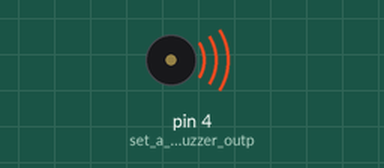
A sketch run on a simulated Arduino Uno, built with avr-gcc and run on an emulated ATmega328P. On the bench: buzzer (waves = sounding).

Above: at 0.1 s.
At 38.95 s:
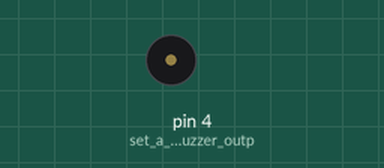
Timing chart, 0 to 40.0 s (numbered marks = the images above):
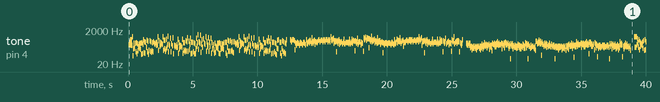

The sketch:

CAN_CAN_Finesse.ino
```cpp
// Buzzer example function for the CEM-1203 buzzer (Sparkfun's part #COM-07950).
// by Rob Faludi
// http://www.faludi.com

// Additions by Christopher Stevens
// http://www.christopherstevens.cc

//referenced from http://www.phy.mtu.edu/~suits/notefreqs.html
//starting with F noteFreqArr[1]
int noteFreqArr[] = {
49.4, 52.3, 55.4, 58.7, 62.2, 65.9, 69.9, 74, 78.4, 83.1, 88, 93.2,
98.8, 105, 111, 117, 124, 132, 140, 148, 157, 166, 176, 186,
198, 209, 222, 235, 249, 264, 279, 296, 314, 332, 352, 373,
395, 419, 444, 470, 498, 527, 559, 592, 627, 665, 704, 746,
790, 837, 887, 940, 996, 1050, 1110, 1180, 1250, 1320, 1400, 1490,
1580, 1670, 1770, 1870, 1990, 2100};

long mode = 0;

void setup() {
  pinMode(4, OUTPUT); // set a pin for buzzer output
}

void playNote(long noteInt, long length, long mode, long breath = 25) {
  length = length - breath;

  long noteInt2 = noteInt + 12; //1 octave up
  long noteInt3 = noteInt + 24; //2 octaves up
  long noteInt4 = noteInt + 36; //3 octaves up

  long playLoop = length / 100; //divide length by 4, for use in play sequence

  if(mode == 0) { //mode 0 sequence
    for (long i=0; i < playLoop; i++){
      buzz(4, noteFreqArr[noteInt], 20);
      delay(5);
      buzz(4, noteFreqArr[noteInt2], 20);
      delay(5);
      buzz(4, noteFreqArr[noteInt3], 20);
      delay(5);
      buzz(4, noteFreqArr[noteInt4], 20);
      delay(5);
    }
  } else if(mode == 1) { //mode 1 sequence
    for (long i=0; i < playLoop; i++){
      buzz(4, noteFreqArr[noteInt3], 20);
      delay(5);
      buzz(4, noteFreqArr[noteInt4], 20);
      delay(5);
      buzz(4, noteFreqArr[noteInt3], 20);
      delay(5);
      buzz(4, noteFreqArr[noteInt4], 20);
      delay(5);
    }
  } else if(mode == 2) { //mode 2 sequence
    for (long i=0; i < playLoop; i++){
      buzz(4, noteFreqArr[noteInt3], 20);
      delay(5);
      buzz(4, noteFreqArr[noteInt3], 20);
      delay(5);
      buzz(4, noteFreqArr[noteInt3], 20);
      delay(5);
      buzz(4, noteFreqArr[noteInt2], 20);
      delay(5);
    }
  } else if(mode == 3) { //mode 3 sequence
    for (long i=0; i < playLoop; i++){
      buzz(4, noteFreqArr[noteInt4], 40);
      delay(5);
      buzz(4, noteFreqArr[noteInt2], 40);
      delay(5);
    }
  }
  if(breath > 0) { //take a short pause or 'breath' if specified
    delay(breath);
  }
}

void loop() {
  //main course
  playNote(12, 500, mode);

  playNote(5, 1000, mode);
  playNote(7, 250, mode);
  playNote(10, 250, mode);
  playNote(9, 250, mode);
  playNote(7, 250, mode);
  playNote(12, 500, mode);
  playNote(12, 500, mode);
  playNote(12, 250, mode);
  playNote(14, 250, mode);
  playNote(9, 250, mode);
  playNote(10, 250, mode);
  playNote(7, 500, mode);
  playNote(7, 500, mode);
  playNote(7, 250, mode);
  playNote(10, 250, mode);
  playNote(9, 250, mode);
  playNote(7, 250, mode);
  playNote(5, 250, mode);
  playNote(17, 250, mode);
  playNote(16, 250, mode);
  playNote(14, 250, mode);
  playNote(12, 250, mode);
  playNote(10, 250, mode);
  playNote(9, 250, mode);
  playNote(7, 250, mode);

  playNote(5, 1000, mode);
  playNote(7, 250, mode);
  playNote(10, 250, mode);
  playNote(9, 250, mode);
  playNote(7, 250, mode);
  playNote(12, 500, mode);
  playNote(12, 500, mode);
  playNote(12, 250, mode);
  playNote(14, 250, mode);
  playNote(9, 250, mode);
  playNote(10, 250, mode);
  playNote(7, 500, mode);
  playNote(7, 500, mode);
  playNote(7, 250, mode);
  playNote(10, 250, mode);
  playNote(9, 250, mode);
  playNote(7, 250, mode);
  playNote(5, 250, mode);
  playNote(12, 250, mode);
  playNote(7, 250, mode);
  playNote(9, 250, mode);
  playNote(5, 250, mode);
  delay(250);

  if(mode == 0) {
    mode = 1;
  } else if(mode == 1) {
    mode = 2;
  } else if(mode == 2) {
    mode = 3;
  } else if(mode == 3) {
    mode = 0;
  }
}

void buzz(int targetPin, long frequency, long length) {
  long delayValue = 1000000/frequency/2; // calculate the delay value between transitions
  //// 1 second's worth of microseconds, divided by the frequency, then split in half since
  //// there are two phases to each cycle
  long numCycles = frequency * length/ 1000; // calculate the number of cycles for proper timing
  //// multiply frequency, which is really cycles per second, by the number of seconds to
  //// get the total number of cycles to produce
  for (long i=0; i < numCycles; i++){ // for the calculated length of time...
    digitalWrite(targetPin,HIGH); // write the buzzer pin high to push out the diaphram
    delayMicroseconds(delayValue); // wait for the calculated delay value
    digitalWrite(targetPin,LOW); // write the buzzer pin low to pull back the diaphram
    delayMicroseconds(delayValue); // wait againf or the calculated delay value
  }
}
```

Measured:
- by itself, tone on pin 4 (set_a_pin_for_buzzer_outp): plays 263 Hz for 0.04 s, 379 Hz for 0.04 s, 263 Hz for 0.04 s, 530 Hz for 0.04 s, 258 Hz for 0.04 s, 530 Hz for 0.04 s … (853 notes in this stretch)
